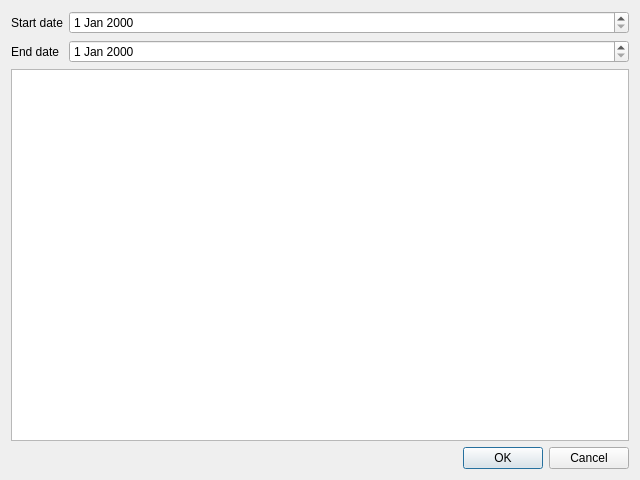
<?xml version="1.0" encoding="UTF-8"?>
<ui version="4.0">
 <class>PlannedTasksClass</class>
 <widget class="QDialog" name="PlannedTasksClass">
  <property name="geometry">
   <rect>
    <x>0</x>
    <y>0</y>
    <width>640</width>
    <height>480</height>
   </rect>
  </property>
  <property name="windowTitle">
   <string>Dialog</string>
  </property>
  <layout class="QVBoxLayout" name="verticalLayout">
   <item>
    <layout class="QGridLayout" name="gridLayout">
     <item row="0" column="0">
      <widget class="QLabel" name="label">
       <property name="sizePolicy">
        <sizepolicy hsizetype="Fixed" vsizetype="Preferred">
         <horstretch>0</horstretch>
         <verstretch>0</verstretch>
        </sizepolicy>
       </property>
       <property name="text">
        <string>Start date</string>
       </property>
      </widget>
     </item>
     <item row="0" column="1">
      <widget class="QDateEdit" name="deStart"/>
     </item>
     <item row="1" column="0">
      <widget class="QLabel" name="label_2">
       <property name="text">
        <string>End date</string>
       </property>
      </widget>
     </item>
     <item row="1" column="1">
      <widget class="QDateEdit" name="deEnd"/>
     </item>
    </layout>
   </item>
   <item>
    <widget class="QTableView" name="tableView"/>
   </item>
   <item>
    <widget class="QDialogButtonBox" name="buttonBox">
     <property name="orientation">
      <enum>Qt::Horizontal</enum>
     </property>
     <property name="standardButtons">
      <set>QDialogButtonBox::Cancel|QDialogButtonBox::Ok</set>
     </property>
    </widget>
   </item>
  </layout>
 </widget>
 <resources/>
 <connections>
  <connection>
   <sender>buttonBox</sender>
   <signal>accepted()</signal>
   <receiver>dlgPlannedTasks</receiver>
   <slot>accept()</slot>
   <hints>
    <hint type="sourcelabel">
     <x>248</x>
     <y>254</y>
    </hint>
    <hint type="destinationlabel">
     <x>157</x>
     <y>274</y>
    </hint>
   </hints>
  </connection>
  <connection>
   <sender>buttonBox</sender>
   <signal>rejected()</signal>
   <receiver>dlgPlannedTasks</receiver>
   <slot>reject()</slot>
   <hints>
    <hint type="sourcelabel">
     <x>316</x>
     <y>260</y>
    </hint>
    <hint type="destinationlabel">
     <x>286</x>
     <y>274</y>
    </hint>
   </hints>
  </connection>
 </connections>
</ui>
